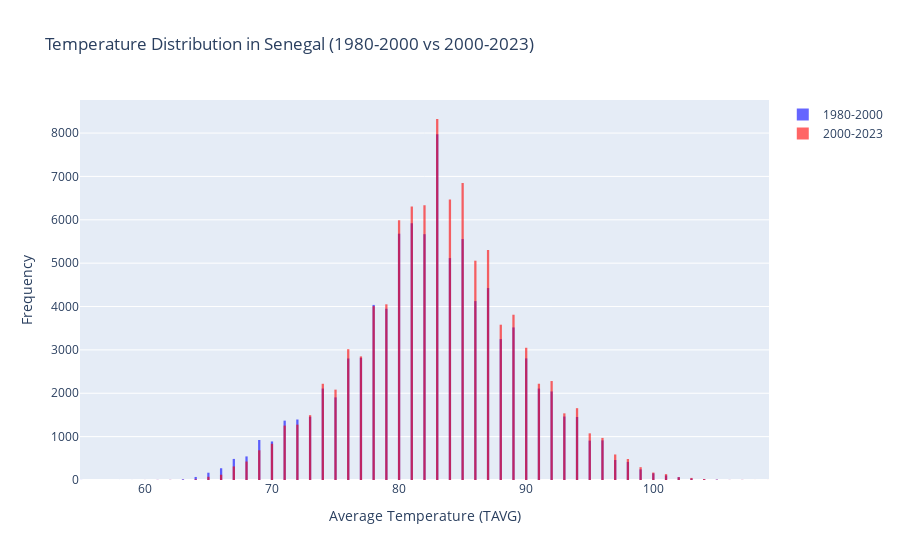

The notebook cell this image was saved under:
### Code cell
#Create Histograms to show temperature distribution in Senegal between [1980,2000] and [2000,2023] (in the same figure). Describe the obtained results.

# Filter data for Senegal between 1980-2000 and 2000-2023
senegal_df_1980_2000 = df[(df['COUNTRY'] == 'Senegal') & (df['DATE'] >= '1980-01-01') & (df['DATE'] <= '2000-12-31')]
senegal_df_2000_2023 = df[(df['COUNTRY'] == 'Senegal') & (df['DATE'] >= '2000-01-01') & (df['DATE'] <= '2023-12-31')]

# Create histograms
hist_1980_2000 = go.Histogram(
    x=senegal_df_1980_2000['TAVG'],
    opacity=0.6,
    name='1980-2000',
    marker=dict(color='blue')
)

hist_2000_2023 = go.Histogram(
    x=senegal_df_2000_2023['TAVG'],
    opacity=0.6,
    name='2000-2023',
    marker=dict(color='red')
)

# Combine histograms in one figure
fig = go.Figure(data=[hist_1980_2000, hist_2000_2023])

# Update layout for better clarity
fig.update_layout(
    title='Temperature Distribution in Senegal (1980-2000 vs 2000-2023)',
    xaxis_title='Average Temperature (TAVG)',
    yaxis_title='Frequency',
    barmode='overlay',
    bargap=0.1
)

# Show the plot
fig.show()

### Figure 1 — Plotly figure (JSON) as saved in the notebook; plotly's stock layout.template omitted (floating-point values rounded to 4 significant figures; data arrays with more than 128 entries replaced by an {"elided": "..."} marker saying what was removed)
{"data": [{"marker": {"color": "blue"}, "name": "1980-2000", "opacity": 0.6, "type": "histogram", "x": {"elided": "89669 float values"}}, {"marker": {"color": "red"}, "name": "2000-2023", "opacity": 0.6, "type": "histogram", "x": {"elided": "97372 float values"}}], "layout": {"bargap": 0.1, "barmode": "overlay", "title": {"text": "Temperature Distribution in Senegal (1980-2000 vs 2000-2023)"}, "xaxis": {"title": {"text": "Average Temperature (TAVG)"}}, "yaxis": {"title": {"text": "Frequency"}}}}
